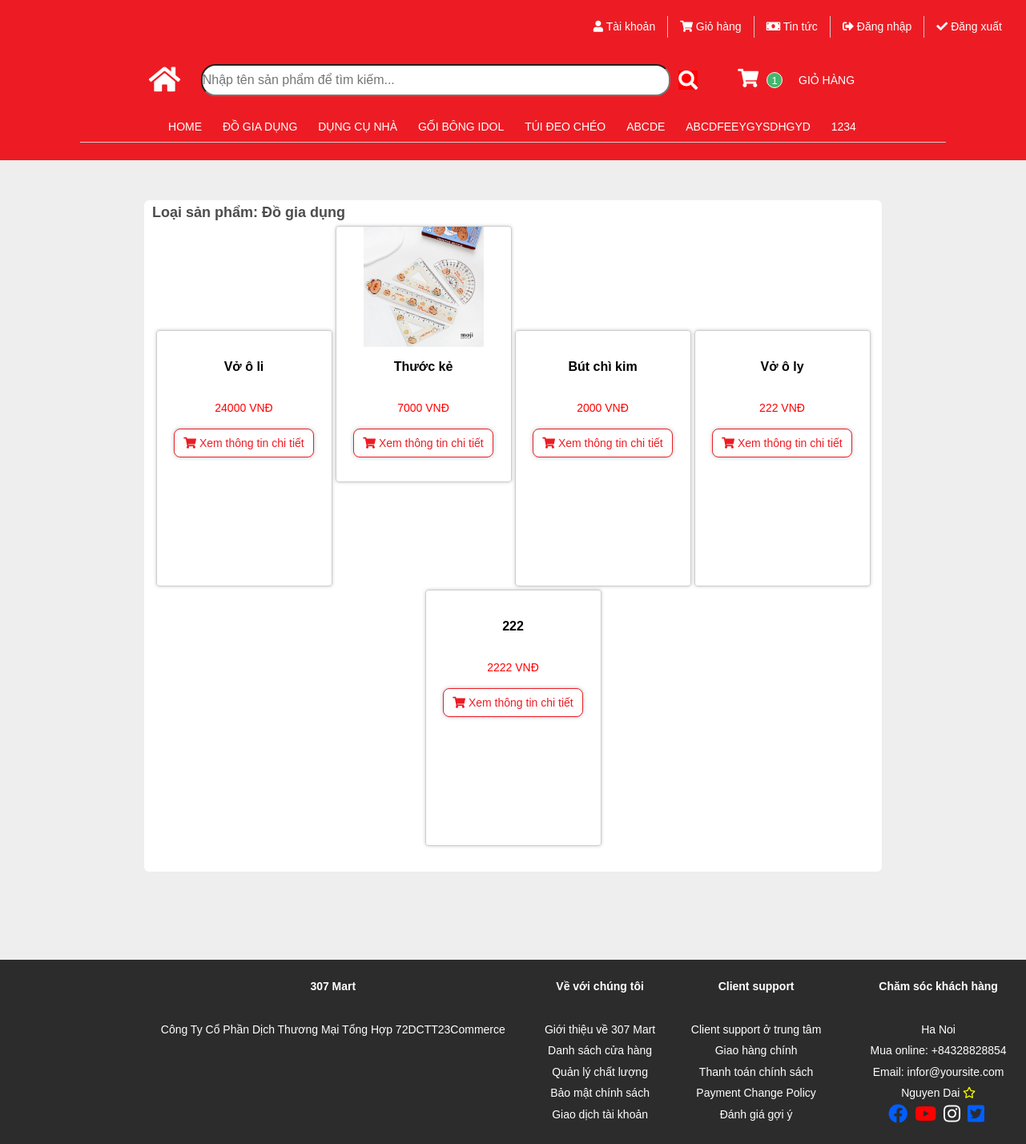
The page /VanPhongPham/user/SanPhamLoai.php?id_loaisp=28 on the database its author committed.
### tables this page shows
CREATE TABLE `tbl_loai_sp` (
  `id_loaisp` int(11) NOT NULL,
  `tenloaisp` varchar(255) NOT NULL
);

CREATE TABLE `tblsanpham` (
  `id_sanpham` int(11) NOT NULL,
  `tensp` varchar(255) NOT NULL,
  `loaisp_id` int(11) NOT NULL,
  `giasp` float NOT NULL,
  `khuyenmai` float NOT NULL,
  `anhsp` varchar(255) NOT NULL,
  `soluong` int(11) NOT NULL,
  `chitiet_sp` text NOT NULL,
  `tinhtrang` int(11) NOT NULL
);

### VanPhongPham/user/session.php (called while the page is built, shortened)
<?php
class Session{
 public static function get($key){
    if (isset($_SESSION[$key])) {
     return $_SESSION[$key];
    } else {
     return false;
    }
 }
}
?>

### VanPhongPham/user/SanPhamLoai.php (the view, shortened to what this page needs)
<?php
include 'header.php';
?>
<!DOCTYPE html>
<html lang="en">
<head>
    <link rel="stylesheet" href="./css/Search2.css">
</head>
<body>
    <?php
    include './Config/connect.php';
    $id_loaisp = $_GET['id_loaisp'];
    $sql = "SELECT * FROM tbl_loai_sp WHERE id_loaisp = '" . $id_loaisp . "'";
    $result = mysqli_query($conn, $sql);
    if (mysqli_num_rows($result) > 0) {
        while ($row2 = mysqli_fetch_assoc($result)) {
            $tenloaisp = $row2['tenloaisp'];
        }
    }
    $sql = "SELECT * FROM tblsanpham WHERE loaisp_id = '" . $id_loaisp . "'";
    $result = mysqli_query($conn, $sql);
    if (mysqli_num_rows($result) > 0) {
        echo "
            <div class='main-index'>
            <div class='table-sanpham'>
            <div class='header-product'>
                <div class='info'><p>Loại sản phẩm: ".$tenloaisp."</p></div>
                <div class='btnXemThem'></div>
            </div>
            <table>
            <tbody>
            ";
        $count = 0;
        echo "<div class='item-td'>";
        echo "<tr>";
        while ($row = mysqli_fetch_assoc($result)) {
            $count++;
            $number = $count;
            if ($count == $number) {
                echo "
                <div class='item-product'>
                    <a href='./SanPhamDetail.php?id_sanpham=" . $row['id_sanpham'] . "'>
                    <img src='./image/" . $row['anhsp'] . "' alt='' width='150px;'> <br>
                    <p class = 'item-tensp'>" . $row['tensp'] . "</p><br>
                    <span class = 'item-giasp'>" . $row['giasp'] . " VNĐ</span>
                    <button class='btn-addCart'>
                    <i class='fas fa-shopping-cart'></i>
                    Xem thông tin chi tiết
                    </button>
                    </a>
                </div>
                ";
            }
        }
        echo "</tr>";
        echo "</div>";
        echo "
            </tbody>
            </table>
            ";
        echo "</div>";
        echo "</div>";
    }
    else{
        echo "<p>Không có sản phẩm</p>";
    }
    ?>
</body>
<div class="footer">
    <?php
    include 'footer.php';
    ?>
</div>
</html>

### VanPhongPham/user/header.php (shortened to what this page needs)
<?php
include './Config/connect.php';
include 'session.php';
?>
<!DOCTYPE html>
<html lang="en">
<head>
    <link rel="stylesheet" href="https://pro.fontawesome.com/releases/v5.10.0/css/all.css">
    <link rel="stylesheet" href="./css/header2.css">
</head>
<body>
    <div id="header">
        <div class="header-list1">
            <ul>
                <li>
                    <a href="#">
                        <i class="fas fa-user"></i>
                        Tài khoản
                    </a>
                </li>
                <li>
                    <a href="cart.php">
                        <i class="fas fa-shopping-cart"></i>
                        Giỏ hàng
                    </a>
                </li>
                <li>
                    <a href="news.php">
                        <i class="fas fa-money-bill"></i>
                        Tin tức
                </li>
                <?php
                $logincheck = Session::get('registerlogin');
                if ($logincheck) {
                    $a = Session::get('registername');
                    echo "<li>
                    <a href=''>
                        <i></i>.$a.
                    </a>
                </li>";
                } else {
                    echo "<li>
                        <a href='login.php'>
                            <i class='fas fa-sign-out-alt'></i>
                            Đăng nhập
                        </a>
                        </li>";
                }
                ?>
                <li>
                    <a href="login.php">
                        <i class="fas fa-check"></i>
                        Đăng xuất
                    </a>
                </li>
            </ul>
        </div>
        <div class="header-list2">
            <div class="header-list2-icon">
                <a class="icon1" href="./index.php"><i class="fas fa-home"></i></a>
            </div>
            <div class="header-list2-search">
                <form class="header-list2-search" action="./SanPhamSearch.php" method="post">
                    <input class="search" name="txt-search" type="text" placeholder="Nhập tên sản phẩm để tìm kiếm...">
                    <button class="btn-search" name="btn-search">
                        <a href="./index.php"><i class="fas fa-search"></i></a>
                    </button>
                </form>
            </div>
            <div class="header-list2-cart">
                <a href="cart.php"><i class="fas fa-shopping-cart"></i></a>
                <p class="info-cart">
                    <?php
                    $sql = "SELECT * FROM tbl_cart";
                    $result = mysqli_query($conn, $sql);
                    $count = 0;
                    if (mysqli_num_rows($result) > 0) {
                        while ($row = mysqli_fetch_assoc($result)) {
                            $count++;
                        }
                    }
                    echo $count;
                    ?>
                </p>
                <p class="name">GIỎ HÀNG</p>
            </div>
        </div>
        <div class="header-list3">
            <ul class="nav">
                <li class="loai-danhmuc"><a href="./index.php">Home</a></li>
                <?php
                $sql = "SELECT * FROM tbl_loai_sp";
                $result = mysqli_query($conn, $sql);
                if (mysqli_num_rows($result) > 0) {
                    while ($row = mysqli_fetch_assoc($result)) {
                ?>
                        <li class="loai-danhmuc">
                            <a href="./SanPhamLoai.php?id_loaisp=<?php echo ($row['id_loaisp']) ?>"><?php echo ($row["tenloaisp"]) ?></a>
                        </li>
                <?php
                    }
                }
                ?>
            </ul>
        </div>
    </div>
</body>
</html>

### VanPhongPham/user/css/header2.css (style rules this page uses)
* { padding: 0; margin: 0; box-sizing: border-box; }
html { font-size: 16px; font-family: Arial, Helvetica, sans-serif; color: #fff; }
ul { list-style: none; }
body { width: 1160px; height: 200px; text-align: center; display: inline-block; }
#header { height: 200px; background-color: rgb(237, 28, 36); position: fixed; top: 0; left: 0; right: 0; z-index: 1; }
.header-list1 { width: 100%; margin-top: 20px; margin-right: 60px; display: inline-block; }
.header-list1 ul { float: right; }
.header-list1 li { float: left; margin-right: 15px; border-right: #ccc solid 1px; padding-right: 15px; }
.header-list1 li:last-child { border: none; }
.header-list1 a { color: #fff; font-size: 14px; font-weight: 600px; text-decoration: none; }
.header-list2 { display: flex; height: 50px; align-items: center; margin: 0px 180px; margin-top: 20px; }
.header-list2 .icon1 { color: #fff; }
.header-list2 .header-list2-icon { color: #fff !important; font-size: 35px; flex-grow: 1; cursor: pointer; margin-right: 20px; }
.header-list2-search { display: flex; flex-grow: 6; width: 60%; align-items: center; }
.header-list2-search .search { font-size: 16px; width: 100%; height: 40px; border-radius: 18px; margin-right: 10px; }
.header-list2-search .btn-search { background-color: red; color: #fff; border: none; }
.header-list2-search .fa-search { font-size: 24px; cursor: pointer; }
.header-list2-cart { display: flex; flex-grow: 3; margin-left: 50px; align-items: center; }
.header-list2-cart .fa-shopping-cart { font-size: 23px; margin-right: 10px; cursor: pointer; }
.header-list2-cart .info-cart { width: 20px; height: 20px; line-height: 20px !important; background-color: #42b76d; font-size: 13px; border: #fff solid 1px; border-radius: 50%; margin-right: 20px; text-align: center; color: #fff; }
.header-list3 { display: block; margin: 0px 100px; border-bottom: #ccc 0.4px solid; margin-top: 20px; }
.header-list3 .nav { display: inline-block; margin-bottom: 5px; }
.header-list3 .nav .loai-danhmuc { display: inline-block; position: relative; padding: 0 10px; }
.nav .loai-danhmuc a { color: #fff; font-weight: 500; text-transform: uppercase; font-size: 14px; padding-bottom: 5px; margin-right: 2px; font-weight: 500; text-decoration: none; }

### VanPhongPham/user/css/Search2.css (style rules this page uses)
body { width: 1160px; margin: 0; background-color: #efeeee; }
.main-index { margin: 30px 180px; background-color: #fff; padding-bottom: 30px; display: inline-block; position: relative; top: 220px; color: #000; border-radius: 6px; }
.header-product { position: relative; display: flex; padding: 10px; height: 30px; align-items: center; }
.header-product .info { font-size: 18px; font-weight: 600; color: #4e4c4c; }
.header-product .btnXemThem { cursor: pointer; padding: 3px; font-size: 14px; position: absolute; right: 10px; }
.item-td { display: inline-block; }
.item-product { position: relative; display: inline-block; width: 220px; height: 320px; font-size: 16px; border: #ccc solid 0.4px; box-shadow: 0 0 4px rgba(0,0,0,0.2); padding-bottom: 20px; border-radius: 4px; margin: 2px 2px; }
.item-product a { text-decoration: none; }
.item-product .item-tensp { font-size: 16px; font-weight: 600; color: #000; }
.item-product .item-giasp { position: relative; top: -10px; font-size: 14px; color: red; margin-bottom: 20px; }
.item-product .btn-addCart { height: 36px; transition: all 0.35s ease-in-out 0s; border: 1px solid rgb(237, 28, 36); cursor: pointer; text-transform: inherit; font-weight: 500; border-radius: 8px; font-size: 14px; box-shadow: rgba(153, 153, 153, 0.6) 0px 0px 5px 0px; width: 80%; align-items: center; background-color: rgb(255, 255, 255); padding: 0px; color: rgb(237, 28, 36); overflow: hidden; }
.footer { all: unset; margin: 0px; width: 1140px; position: relative; top: 300px; }
.item-td { display: block; width: 800px; }

### VanPhongPham/user/footer.php (style rules this page uses)
* { margin: 0; padding: 0; }
a { color: #fff; text-decoration: none; transition: 0.3s color; }
ul { list-style: none; }
body { color: #fff; font-family: Helvetica, sans-serif; font-size: 14px; line-height: 1.9; width: 100%; }

### rows shown on the page
tbl_loai_sp: tenloaisp "ĐỒ GIA DỤNG", tenloaisp "Đồ gia dụng"
tbl_loai_sp: tenloaisp "DỤNG CỤ NHÀ"
tbl_loai_sp: tenloaisp "GỐI BÔNG IDOL"
tbl_loai_sp: tenloaisp "TÚI ĐEO CHÉO"
tbl_loai_sp: tenloaisp "ABCDE"
tbl_loai_sp: tenloaisp "ABCDFEEYGYSDHGYD"
tbl_loai_sp: tenloaisp "1234"
tblsanpham: tensp "Vở ô li", giasp "24000"
tblsanpham: anhsp (picture), tensp "Thước kẻ", giasp "7000"
tblsanpham: tensp "Bút chì kim", giasp "2000"
tblsanpham: tensp "Vở ô ly", giasp "222"
tblsanpham: tensp "222", giasp "2222"

### other values the page prints
$count "1"
